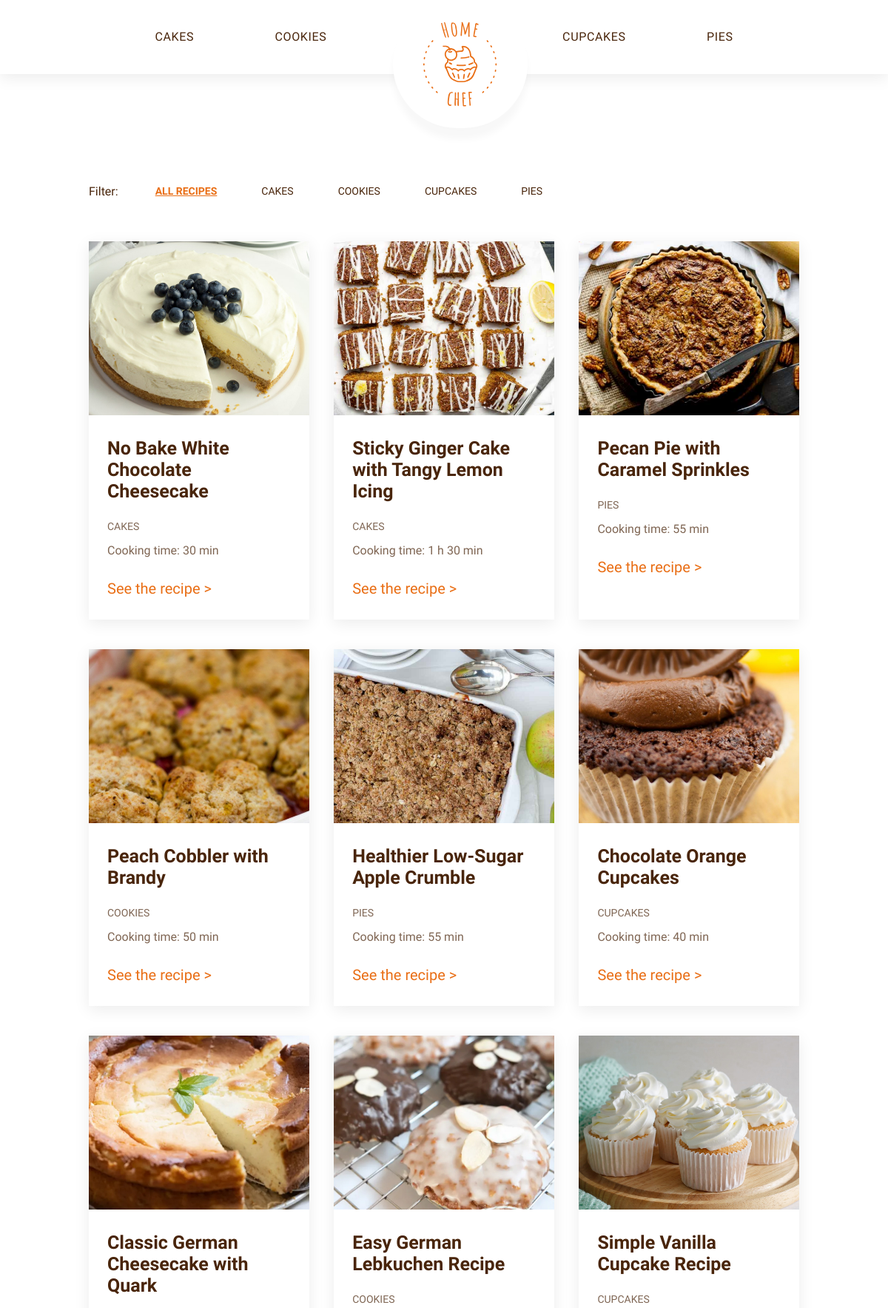
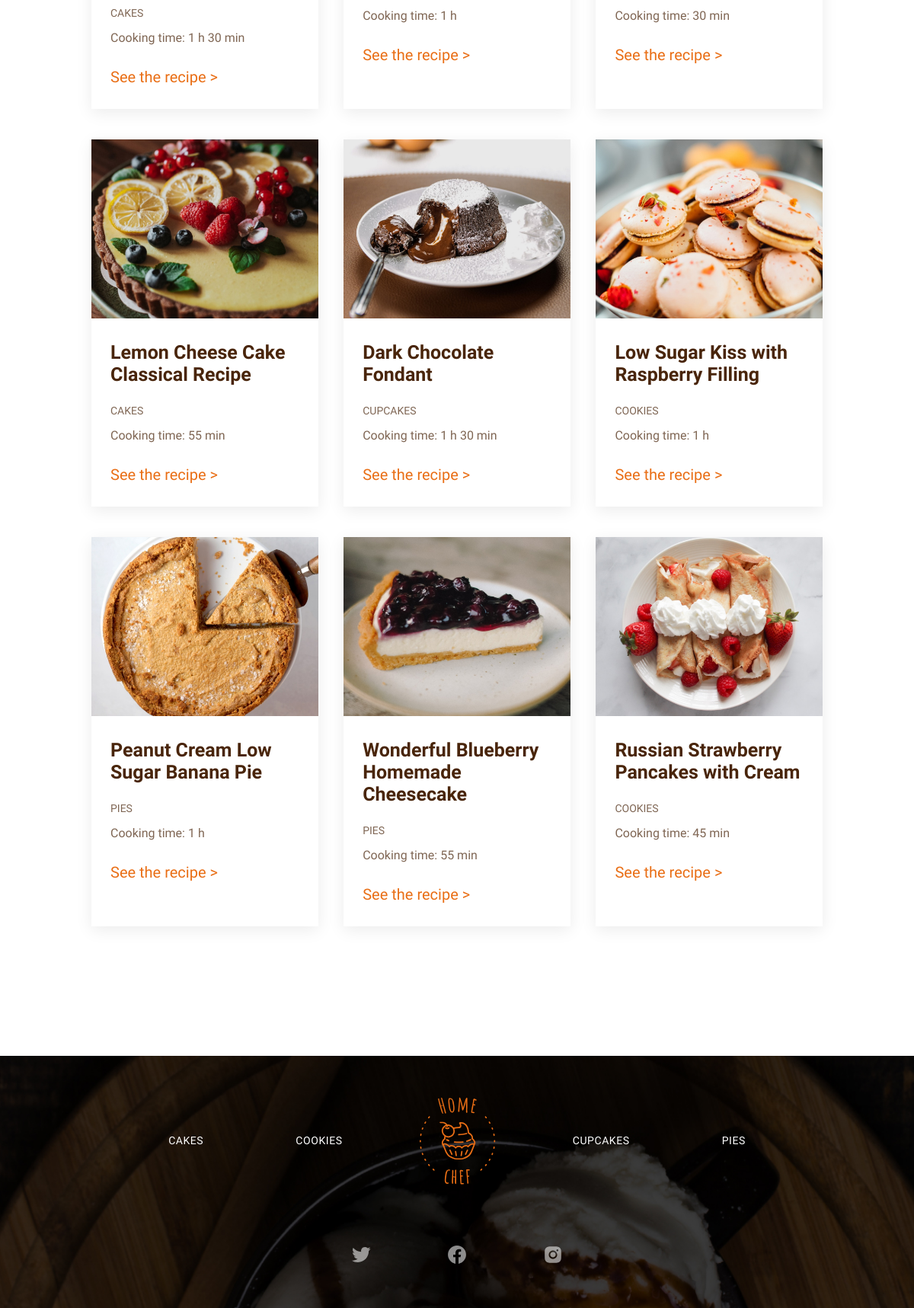
The page /catalogue.php on the database its author committed (2 pictures, top to bottom).
### tables this page shows
CREATE TABLE IF NOT EXISTS `category` (
  `id_category` int NOT NULL AUTO_INCREMENT,
  `name_category` varchar(255) NOT NULL,
  PRIMARY KEY (`id_category`)
);

CREATE TABLE IF NOT EXISTS `recipe` (
  `id_recipe` int NOT NULL AUTO_INCREMENT,
  `author` int NOT NULL,
  `title` varchar(255) NOT NULL,
  `photo` varchar(255) NOT NULL,
  `alt_photo` varchar(255) NOT NULL,
  `description` text NOT NULL,
  `category` int NOT NULL,
  `prep_time` varchar(255) NOT NULL,
  `ingredients` text NOT NULL,
  `instructions` text NOT NULL,
  PRIMARY KEY (`id_recipe`)
);

### catalogue.php (the view, shortened to what this page needs)
<?php
require_once 'connect.php';
$blog = $db->query('SELECT recipe.id_recipe, recipe.title, recipe.photo, recipe.alt_photo, recipe.prep_time, category.id_category, category.name_category FROM recipe INNER JOIN category ON recipe.category = category.id_category ORDER BY id_recipe ASC');
$catQuery = $db->query("SELECT id_category, name_category FROM category");
$catList = $catQuery->fetchAll(PDO::FETCH_ASSOC);
?>
<!DOCTYPE html>
<html lang="en">
<head>
    <link rel="stylesheet" href="main.css">
</head>
<body>
    <header>
        <div class="container">
            <nav class="nav__header">
                <ul>
                    <li>
                        <a href="catalogue.php?cat=cakes">Cakes</a>
                    </li>
                    <li>
                        <a href="catalogue.php?cat=cookies">Cookies</a>
                    </li>
                    <li>
                        <figure>
                            <a href="index.php">
                                <img src="img/logo.svg" alt="Logo">
                            </a>
                        </figure>
                    </li>
                    <li>
                        <a href="catalogue.php?cat=cupcakes">Cupcakes</a>
                    </li>
                    <li>
                        <a href="catalogue.php?cat=pies">Pies</a>
                    </li>
                </ul>
            </nav>
        </div>
    </header>
    <main>
        <section id="list">
            <div class="container">
                <nav class="nav__category">
                    <ul>
                        <li>
                            Filter:
                        </li>
                        <li>
                            <a href="catalogue.php" <?= !isset($_GET['cat']) ? 'class="category-active"' : '' ?>>All recipes</a>
                        </li>
<?php
foreach($catList as $c) {
?>
                        <li>
                            <a href="catalogue.php?cat=<?=$c['name_category']?>" <?= (isset($_GET['cat']) && $_GET['cat'] === $c['name_category']) ? 'class="category-active"' : ''?>> <?=$c['name_category']?> </a>
                        </li>
<?php
}
?>
                    </ul>
                </nav>
            </div>
        </section>
        <section class="latest list__catalogue">
            <div class="container dflex fdcolumn">
<?php
if(isset($_GET['cat'])) {
    $cat = $_GET['cat'];
    $listQuery = $db->query("SELECT recipe.id_recipe, recipe.title, recipe.photo, recipe.alt_photo, recipe.prep_time, category.id_category, category.name_category FROM recipe INNER JOIN category ON recipe.category = category.id_category WHERE name_category = '$cat'");
    $list = $listQuery->fetchAll(PDO::FETCH_ASSOC);
    echo '<div class="latest__card-wrapper dflex">';
    foreach ($list as $l) {
    ?>
                    <div class="recipe-card dflex fdcolumn">
                        <img src="<?=$l['photo']?>" alt="<?=$l['alt_photo']?>">
                        <div class="recipe-card__text">
                            <h3><?=$l['title']?></h3>
                            <a href="catalogue.php?cat=<?=$l['name_category']?>">
                                <p class="card-category">
                                    <?=$l['name_category']?>
                                </p>
                            </a>
                            <p class="card-time">
                                Cooking time: <?=$l['prep_time']?>
                            </p>
                            <a href="recipe.php?id=<?=$l['id_recipe']?>" class="arrow yellow">See the recipe ></a>
                        </div>
                    </div>
    <?php
    };
    ?>
<?php
} else {
    echo '<div class="latest__card-wrapper dflex">';
    while ($recipe = $blog->fetch(PDO::FETCH_ASSOC)) {
?>
                    <div class="recipe-card dflex fdcolumn">
                        <img src="<?=$recipe['photo']?>" alt="<?=$recipe['alt_photo']?>">
                        <div class="recipe-card__text">
                            <h3><?=$recipe['title']?></h3>
                            <a href="catalogue.php?cat=<?=$recipe['name_category']?>">
                                <p class="card-category">
                                    <?=$recipe['name_category']?>
                                </p>
                            </a>
                            <p class="card-time">
                                Cooking time: <?=$recipe['prep_time']?>
                            </p>
                            <a href="recipe.php?id=<?=$recipe['id_recipe']?>" class="arrow yellow">See the recipe ></a>
                        </div>
                    </div>
<?php
}
echo '</div>';
};
?>
            </div>
        </section>
    </main>
    <footer>
        <div class="container">
            <nav class="nav__footer">
                <ul>
                    <li>
                        <a href="catalogue.php?cat=cakes">Cakes</a>
                    </li>
                    <li>
                        <a href="catalogue.php?cat=cookies">Cookies</a>
                    </li>
                    <li>
                        <figure>
                            <a href="index.php">
                                <img src="img/logo.svg" alt="Logo">
                            </a>
                        </figure>
                    </li>
                    <li>
                        <a href="catalogue.php?cat=cupcakes">Cupcakes</a>
                    </li>
                    <li>
                        <a href="catalogue.php?cat=pies">Pies</a>
                    </li>
                </ul>
            </nav>
            <div class="network__wrapper dflex">
                <figure>
                    <a href="https://twitter.com">
                        <img src="img/network01.svg" alt="Twitter">
                    </a>
                </figure>
                <figure>
                    <a href="https://www.facebook.com">
                        <img src="img/network02.svg" alt="Facebook">
                    </a>
                </figure>
                <figure>
                    <a href="https://instagram.com">
                        <img src="img/network03.svg" alt="Instagram">
                    </a>
                </figure>
            </div>
        </div>
    </footer>
</body>
</html>

### main.css (style rules this page uses)
* { margin: 0; padding: 0; font-size: 10px; }
body { color: #49250B; font-family: 'Josefin Sans', sans-serif; }
.container { width: 1170px; margin: 0 auto; }
.dflex { display: flex; }
.fdcolumn { flex-direction: column; }
a { text-decoration: none; display: inline-block; }
a.arrow { color: #49250B; font-size: 2rem; font-weight: 400; padding: 15px; transition: all .2s ease-in-out; }
a.yellow, .yellow { color: #E96E15; }
h3 { font-size: 2.5rem; font-weight: 600; }
.recipe-card { width: 31%; box-shadow: 0 5px 20px 0px rgba(13, 6, 1, 0.08); margin-bottom: 40px; }
.recipe-card__text { box-sizing: border-box; padding: 30px 25px 15px; }
a > p.card-category { font-size: 1.4rem; text-transform: uppercase; color: #49250bb3; padding: 25px 10px 15px 0; }
p.card-time { font-size: 1.6rem; opacity: 70%; }
.recipe-card__text > a.arrow.yellow { margin-top: 15px; margin-left: -15px; }
header { background-color: #fff; height: 100px; box-shadow: 0 5px 20px 0px rgba(13, 6, 1, 0.08); }
nav > ul { display: flex; justify-content: space-evenly; }
nav > ul > li { list-style: none; }
.nav__header > ul > li > a { font-size: 1.6rem; font-family: 'Amatic SC'; letter-spacing: 0.04em; color: #49250B; text-transform: uppercase; margin-top: 20px; padding: 20px; transition: all .2s ease-in-out; }
.nav__header figure { padding: 20px; width: 130%; box-sizing: border-box; background-color: #fff; border-radius: 1000px; display: flex; align-items: center; justify-content: center; position: relative; top: 0; box-shadow: 0 15px 10px 0px rgba(13, 6, 1, 0.03); }
.nav__header figure img { transition: all .2s ease-in-out; }
footer { margin-top: 130px; background: center/cover no-repeat url("img/footer.jpg"); padding: 45px 0; }
.nav__footer > ul { align-items: center; }
.nav__footer > ul > li > a { font-size: 1.4rem; font-weight: 400; font-family: 'Josefin Sans', sans-serif; letter-spacing: 0.04em; color: #fff; text-transform: uppercase; padding: 20px; transition: all .2s ease-in-out; }
.network__wrapper { justify-content: center; margin-top: 60px; }
.network__wrapper > figure { padding: 10px; margin: 0 40px; }
.network__wrapper > figure img { transition: all .2s ease-in; }
.latest__card-wrapper { justify-content: space-between; flex-wrap: wrap; }
.nav__category { margin-top: 140px; }
.nav__category > ul { justify-content: start; align-items: center; }
.nav__category > ul > li:first-child { font-size: 1.6rem; }
.nav__category > ul > li > a { font-size: 1.4rem; text-transform: uppercase; margin-left: 40px; padding: 10px; color: #49250B; font-weight: 400; transition: all .2s ease-in-out; }
.nav__category > ul > li > a.category-active { font-weight: 700; text-decoration: underline; color: #E96E15; }
.list__catalogue { margin-top: 50px; }
@media screen and (max-width: 1200px) { .container { width: 960px; } }

### rows shown on the page
category: name_category "CAKES"
category: name_category "COOKIES"
category: name_category "CUPCAKES"
category: name_category "PIES"
recipe: photo (picture), title "No Bake White Chocolate Cheesecake", category.name_category "CAKES", prep_time "30 min"
recipe: photo (picture), title "Sticky Ginger Cake with Tangy Lemon Icing", category.name_category "CAKES", prep_time "1 h 30 min"
recipe: photo (picture), title "Pecan Pie with Caramel Sprinkles", category.name_category "PIES", prep_time "55 min"
recipe: photo (picture), title "Peach Cobbler with Brandy", category.name_category "COOKIES", prep_time "50 min"
recipe: photo (picture), title "Healthier Low-Sugar Apple Crumble", category.name_category "PIES", prep_time "55 min"
recipe: photo (picture), title "Chocolate Orange Cupcakes", category.name_category "CUPCAKES", prep_time "40 min"
recipe: photo (picture), title "Classic German Cheesecake with Quark", category.name_category "CAKES", prep_time "1 h 30 min"
recipe: photo (picture), title "Easy German Lebkuchen Recipe", category.name_category "COOKIES", prep_time "1 h"
recipe: photo (picture), title "Simple Vanilla Cupcake Recipe", category.name_category "CUPCAKES", prep_time "30 min"
recipe: photo (picture), title "Lemon Cheese Cake Classical Recipe", category.name_category "CAKES", prep_time "55 min"
recipe: photo (picture), title "Dark Chocolate Fondant", category.name_category "CUPCAKES", prep_time "1 h 30 min"
recipe: photo (picture), title "Low Sugar Kiss with Raspberry Filling", category.name_category "COOKIES", prep_time "1 h"
recipe: photo (picture), title "Peanut Cream Low Sugar Banana Pie", category.name_category "PIES", prep_time "1 h"
recipe: photo (picture), title "Wonderful Blueberry Homemade Cheesecake", category.name_category "PIES", prep_time "55 min"
recipe: photo (picture), title "Russian Strawberry Pancakes with Cream", category.name_category "COOKIES", prep_time "45 min"
